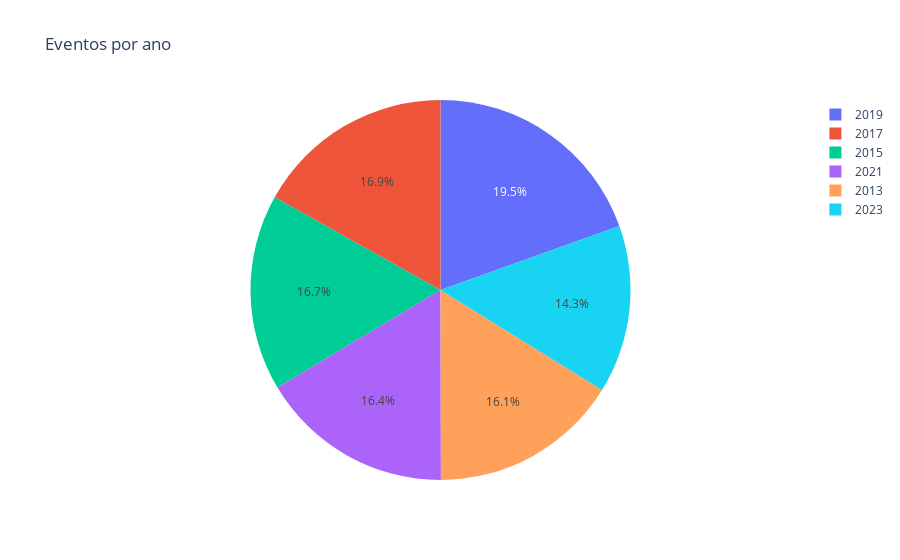

Notebook code for this chart:
### Markdown cell above
## gráfico de Pizza

### Code cell
fig3 = px.pie(df_ano_evento, values='Total de resumos', names='Ano', title='Eventos por ano')
fig3.show()

### Figure 1 — Plotly figure (JSON) as saved in the notebook; plotly's stock layout.template omitted (floating-point values rounded to 4 significant figures)
{"data": [{"domain": {"x": [0, 1], "y": [0, 1]}, "hovertemplate": "Ano=%{label}<br>Total de resumos=%{value}<extra></extra>", "labels": [2013, 2015, 2017, 2019, 2021, 2023], "legendgroup": "", "name": "", "showlegend": true, "type": "pie", "values": [2678, 2770, 2802, 3240, 2729, 2372]}], "layout": {"legend": {"tracegroupgap": 0}, "title": {"text": "Eventos por ano"}}}
